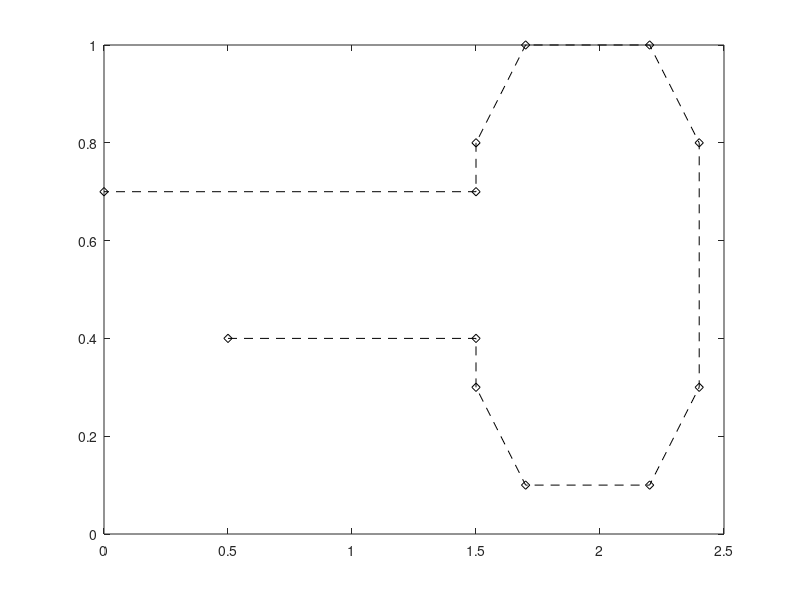

This chart was generated by the following MATLAB code:
clc
clear
close all


%%

% path = [
%      0     4;
%      1     4;
%      2     4;
%      3     4;
%      4     4;
%      5     4;
%      6     4;
%      7     4;
%      8     4;
%      9     4;
%     10     4;
%     11     4;
%     12     4;
%     13     4;
%     14     4;
%     15     4;
% 
%     15     3;
%     16     2;
%     17     1;
%     18     1;
%     19     1;
%     20     1;
%     21     1;
%     22     1;
% 
%     23     2;
%     24     3;
%     24     4;
%     24     5;
%     24     6;
%     24     7;
%     24     8;
%     23     9;
% 
%     22    10;
%     20    10;
%     21    10;
%     19    10;
%     18    10;
%     17    10;
%     16     9;
%     15     8;
% 
%     15     7;
%     14     7;
%     13     7;
%     12     7;
%     11     7;
%     10     7;
%      9     7;
%      8     7;
%      7     7;
%      6     7;
%      5     7;
% ];

path = [
     5     4;
    15     4;
    15     3;
    %16     2;
    17     1;
    22     1;
    24     3;
    24     8;
    22    10;
    17    10;
    15     8;
    15     7;
     0     7;
];

path = path * 0.1;


% p = 0.9; % Smoothing parameter (0 to 1)
% path(:,1) = csaps(1:size(path,1), path(:,1), p, 1:size(path,1)); % Smooth x
% path(:,2) = csaps(1:size(path,1), path(:,2), p, 1:size(path,1)); % Smooth y

plot(path(:,1), path(:,2), 'k--d');


return


%% Simulation

robotInitialLocation = path(1,:);
robotGoal = path(end,:);
initialOrientation = 0;
robotCurrentPose = [robotInitialLocation initialOrientation]';
robot = differentialDriveKinematics("TrackWidth", 1, "VehicleInputs", "VehicleSpeedHeadingRate");


%%

controller = controllerPurePursuit;
controller.Waypoints = path;
controller.DesiredLinearVelocity = 10;
controller.MaxAngularVelocity = 2;
controller.LookaheadDistance = 0.3;

goalRadius = 0.1;
distanceToGoal = norm(robotInitialLocation - robotGoal);



%%

% Initialize the simulation loop
sampleTime = 0.1;
vizRate = rateControl(1/sampleTime);

% Initialize the figure
figure;

% Determine vehicle frame size to most closely represent vehicle with plotTransforms
frameSize = robot.TrackWidth/0.8;

while( distanceToGoal > goalRadius )
    
    % Compute the controller outputs, i.e., the inputs to the robot
    [v, omega] = controller(robotCurrentPose);
    
    % Get the robot's velocity using controller inputs
    vel = derivative(robot, robotCurrentPose, [v omega]);
    
    % Update the current pose
    robotCurrentPose = robotCurrentPose + vel*sampleTime; 
    
    % Re-compute the distance to the goal
    distanceToGoal = norm(robotCurrentPose(1:2) - robotGoal(:));
    
    % Update the plot
    hold off
    
    % Plot path each instance so that it stays persistent while robot mesh
    % moves
    plot(path(:,1), path(:,2), "k--d")
    hold all
    
    % Plot the path of the robot as a set of transforms
    plotTrVec = [robotCurrentPose(1:2); 0];
    plotRot = axang2quat([0 0 1 robotCurrentPose(3)]);
    plotTransforms(plotTrVec', plotRot, "MeshFilePath", "groundvehicle.stl", "Parent", gca, "View","2D", "FrameSize", frameSize);
    light;
    xlim([0 25])
    ylim([0 10])

    waitfor(vizRate);
end








